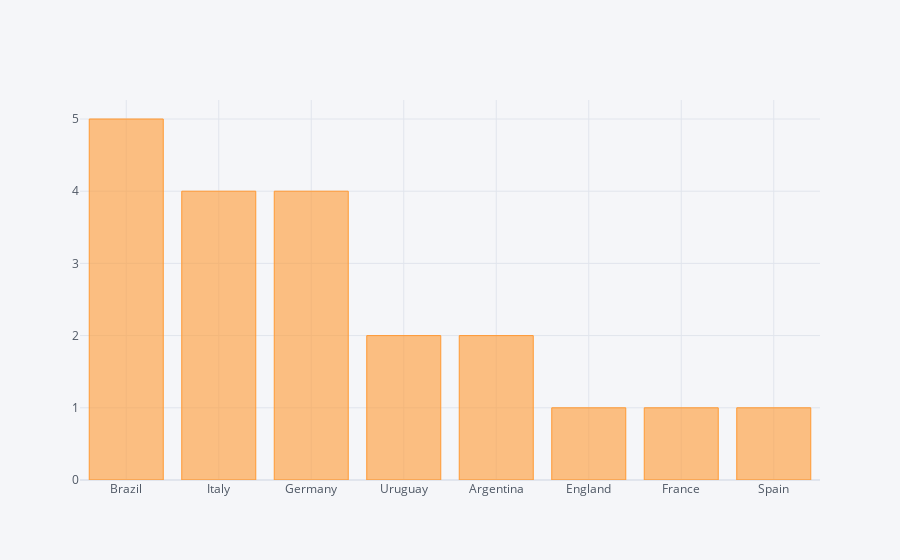

Notebook source saved alongside this figure:
### Code cell
world_cups['Winner'].value_counts().iplot(kind='bar')

### Figure 1 — Plotly figure (JSON) as saved in the notebook; plotly's stock layout.template omitted (floating-point values rounded to 4 significant figures)
{"data": [{"marker": {"color": "rgba(255, 153, 51, 0.6)", "line": {"color": "rgba(255, 153, 51, 1.0)", "width": 1}}, "name": "Winner", "orientation": "v", "text": "", "type": "bar", "x": ["Brazil", "Italy", "Germany", "Uruguay", "Argentina", "England", "France", "Spain"], "y": [5, 4, 4, 2, 2, 1, 1, 1]}], "layout": {"autosize": true, "legend": {"bgcolor": "#F5F6F9", "font": {"color": "#4D5663"}}, "paper_bgcolor": "#F5F6F9", "plot_bgcolor": "#F5F6F9", "title": {"font": {"color": "#4D5663"}}, "xaxis": {"autorange": true, "gridcolor": "#E1E5ED", "range": [-0.5, 7.5], "showgrid": true, "tickfont": {"color": "#4D5663"}, "title": {"font": {"color": "#4D5663"}, "text": ""}, "type": "category", "zerolinecolor": "#E1E5ED"}, "yaxis": {"autorange": true, "gridcolor": "#E1E5ED", "range": [0, 5.263], "showgrid": true, "tickfont": {"color": "#4D5663"}, "title": {"font": {"color": "#4D5663"}, "text": ""}, "type": "linear", "zerolinecolor": "#E1E5ED"}}}
